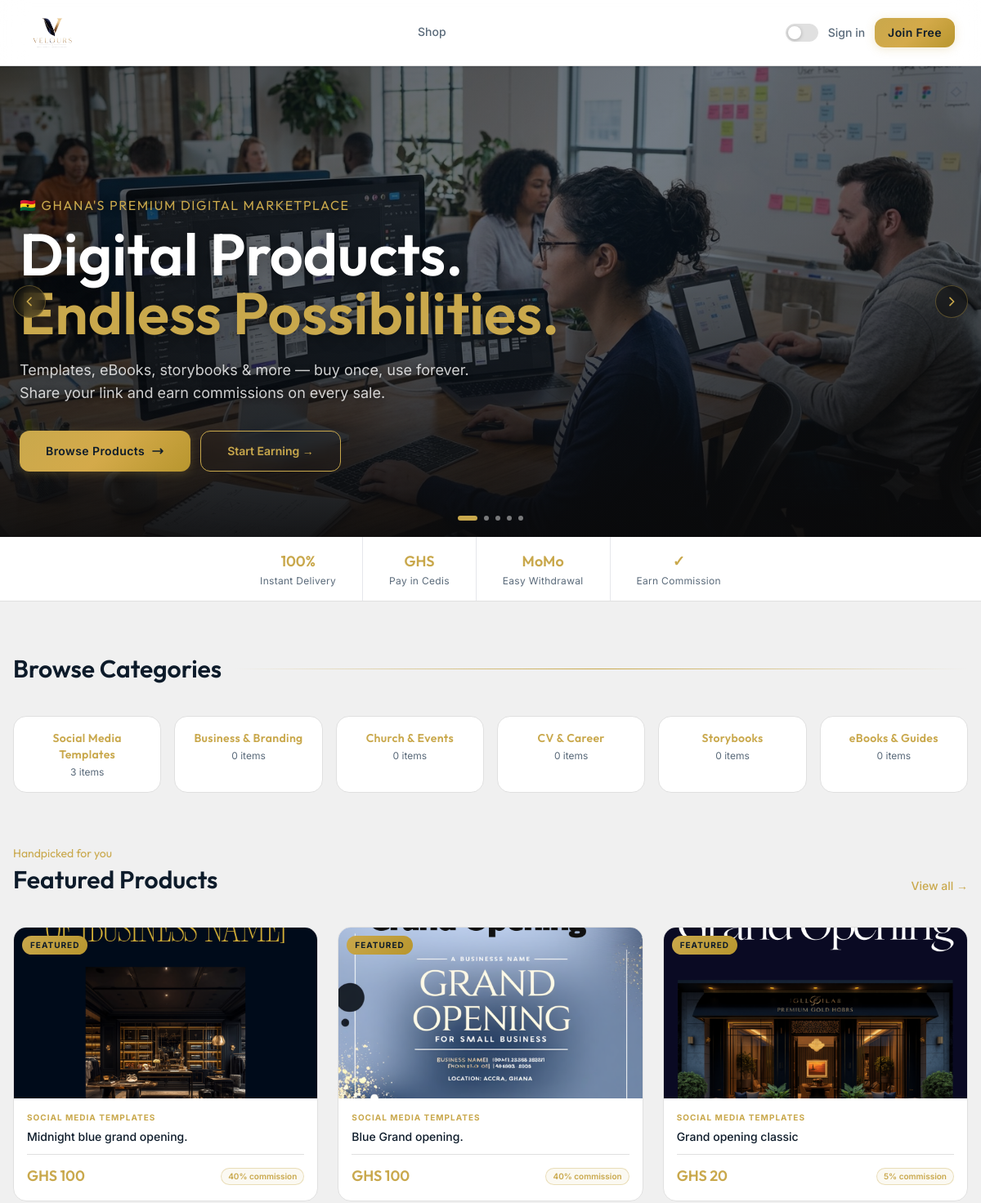
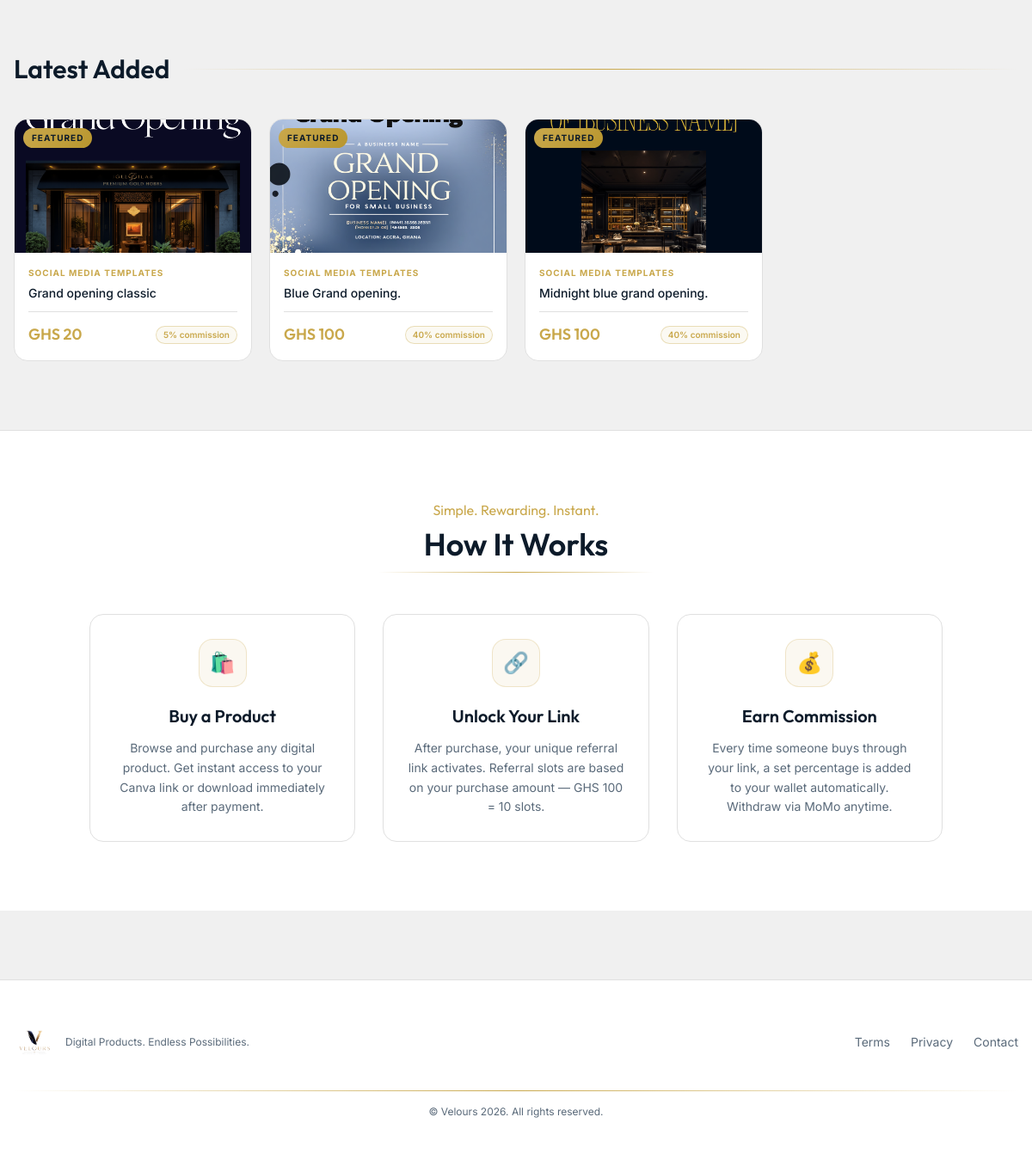
The page / on the database its author committed (2 pictures, top to bottom).
### app/models.py (models this page shows, shortened)
class Category(db.Model):
    __tablename__ = 'categories'
    id = db.Column(db.Integer, primary_key=True)
    name = db.Column(db.String(100), nullable=False)
    slug = db.Column(db.String(100), unique=True, nullable=False)
    description = db.Column(db.Text, nullable=True)
    icon = db.Column(db.String(10), default='📦')
    cover_image = db.Column(db.String(300), nullable=True)  # folder cover image
    created_at = db.Column(db.DateTime, default=datetime.utcnow)
    subcategories = db.relationship('Subcategory', backref='category', lazy=True, cascade='all, delete-orphan')
    products = db.relationship('Product', backref='category', lazy=True)
    @property
    def cover(self):
        """Returns cover image or first subcategory cover or first product image"""
        if self.cover_image:
            return self.cover_image
        for sub in self.subcategories:
            if sub.cover_image:
                return sub.cover_image
            for p in sub.products:
                if p.preview_image:
                    return p.preview_image
        for p in self.products:
            if p.preview_image:
                return p.preview_image
        return None

class Product(db.Model):
    __tablename__ = 'products'
    id = db.Column(db.Integer, primary_key=True)
    name = db.Column(db.String(200), nullable=False)
    slug = db.Column(db.String(200), unique=True, nullable=False)
    description = db.Column(db.Text, nullable=True)
    price = db.Column(db.Float, nullable=False)
    referral_commission_pct = db.Column(db.Float, default=0.0)
    preview_image = db.Column(db.String(300), nullable=True)
    delivery_content = db.Column(db.Text, nullable=True)
    category_id = db.Column(db.Integer, db.ForeignKey('categories.id'), nullable=True)
    subcategory_id = db.Column(db.Integer, db.ForeignKey('subcategories.id'), nullable=True)
    is_active = db.Column(db.Boolean, default=True)
    is_featured = db.Column(db.Boolean, default=False)
    total_sales = db.Column(db.Integer, default=0)
    created_at = db.Column(db.DateTime, default=datetime.utcnow)
    orders = db.relationship('Order', backref='product', lazy=True)

### app/blueprints/store.py (the view)
@store_bp.route('/')
def index():
    featured = Product.query.filter_by(is_active=True, is_featured=True).limit(6).all()
    categories = Category.query.all()
    latest = Product.query.filter_by(is_active=True).order_by(Product.created_at.desc()).limit(8).all()
    return render_template('store/index.html', featured=featured, categories=categories, latest=latest)

### app/templates/store/index.html (shortened to what this page needs)
{% extends 'base.html' %}
{% block content %}
<section class="relative overflow-hidden" style="height: clamp(480px, 72vh, 780px);"
  x-data="{
    current: 0,
    total: 5,
    autoplay: null,
    start() {
      this.autoplay = setInterval(() => { this.next(); }, 5000);
    },
    next() { this.current = (this.current + 1) % this.total; },
    prev() { this.current = (this.current - 1 + this.total) % this.total; },
    goto(i) { this.current = i; clearInterval(this.autoplay); this.start(); }
  }"
  x-init="start()"
>
  <div class="absolute inset-0">
    {% for i in range(1, 6) %}
    <div class="absolute inset-0 transition-opacity duration-1000 ease-in-out"
         :class="current === {{ loop.index0 }} ? 'opacity-100 z-10' : 'opacity-0 z-0'">
      <img src="{{ url_for('static', filename='img/hero' ~ i ~ '.jpeg') }}"
           alt="Hero {{ i }}"
           class="w-full h-full object-cover"
           onerror="this.parentElement.style.background='linear-gradient(135deg, #0D1B2A 0%, #1a2d42 50%, #0a0a0b 100%)'"/>
    </div>
    {% endfor %}
  </div>
  <div class="relative z-30 h-full flex flex-col justify-end pb-14 md:pb-20">
    <div class="max-w-7xl mx-auto px-6 w-full">
      <div class="max-w-2xl">
        <p class="font-display-italic text-sm md:text-base mb-3 tracking-widest uppercase"
           style="color:#C9A84C; text-shadow: 0 1px 8px rgba(0,0,0,0.5)">
          🇬🇭 Ghana's Premium Digital Marketplace
        </p>
        <h1 class="font-display text-5xl md:text-7xl font-semibold text-white leading-[1.04] mb-5"
            style="text-shadow: 0 2px 20px rgba(0,0,0,0.45)">
          Digital Products.<br/>
          <em class="font-display-italic not-italic" style="color:#C9A84C">Endless Possibilities.</em>
        </h1>
        <p class="text-white/80 text-base md:text-lg mb-8 leading-relaxed max-w-xl"
           style="text-shadow: 0 1px 6px rgba(0,0,0,0.5)">
          Templates, eBooks, storybooks &amp; more — buy once, use forever.
          Share your link and earn commissions on every sale.
        </p>
        <div class="flex flex-col sm:flex-row gap-3">
          <a href="{{ url_for('store.shop') }}"
             class="btn-gold px-8 py-3.5 rounded-xl text-sm font-semibold inline-flex items-center gap-2 w-fit">
            Browse Products
            <svg class="w-4 h-4" fill="none" stroke="currentColor" viewBox="0 0 24 24">
              <path stroke-linecap="round" stroke-linejoin="round" stroke-width="2.5" d="M17 8l4 4m0 0l-4 4m4-4H3"/>
            </svg>
          </a>
          {% if not current_user.is_authenticated %}
          <a href="{{ url_for('auth.register') }}"
             class="btn-outline-gold px-8 py-3.5 rounded-xl text-sm w-fit" style="backdrop-filter:blur(8px)">
            Start Earning →
          </a>
          {% endif %}
        </div>
      </div>
    </div>
  </div>
  <button @click="prev()"
          class="absolute left-4 top-1/2 -translate-y-1/2 z-40 w-10 h-10 rounded-full flex items-center justify-center transition-all"
          style="background:rgba(10,10,11,0.45); border:1px solid rgba(201,168,76,0.35); color:#C9A84C; backdrop-filter:blur(8px)"
          onmouseover="this.style.background='rgba(201,168,76,0.25)'"
          onmouseout="this.style.background='rgba(10,10,11,0.45)'">
    <svg class="w-4 h-4" fill="none" stroke="currentColor" viewBox="0 0 24 24">
      <path stroke-linecap="round" stroke-linejoin="round" stroke-width="2.5" d="M15 19l-7-7 7-7"/>
    </svg>
  </button>
  <button @click="next()"
          class="absolute right-4 top-1/2 -translate-y-1/2 z-40 w-10 h-10 rounded-full flex items-center justify-center transition-all"
          style="background:rgba(10,10,11,0.45); border:1px solid rgba(201,168,76,0.35); color:#C9A84C; backdrop-filter:blur(8px)"
          onmouseover="this.style.background='rgba(201,168,76,0.25)'"
          onmouseout="this.style.background='rgba(10,10,11,0.45)'">
    <svg class="w-4 h-4" fill="none" stroke="currentColor" viewBox="0 0 24 24">
      <path stroke-linecap="round" stroke-linejoin="round" stroke-width="2.5" d="M9 5l7 7-7 7"/>
    </svg>
  </button>
  <div class="absolute bottom-5 left-1/2 -translate-x-1/2 z-40 flex gap-2">
    <template x-for="i in total" :key="i">
      <button @click="goto(i-1)"
              class="rounded-full transition-all duration-300"
              :style="current === i-1
                ? 'width:24px; height:6px; background:#C9A84C;'
                : 'width:6px; height:6px; background:rgba(255,255,255,0.45);'">
      </button>
    </template>
  </div>
</section>
<div class="border-b border-themed" style="background:var(--bg-card)">
  <div class="max-w-7xl mx-auto px-4">
    <div class="flex justify-center divide-x divide-themed">
      {% for label, value in [('Instant Delivery', '100%'), ('Pay in Cedis', 'GHS'), ('Easy Withdrawal', 'MoMo'), ('Earn Commission', '✓')] %}
      <div class="px-8 py-4 text-center">
        <p class="font-display text-lg font-semibold" style="color:var(--gold)">{{ value }}</p>
        <p class="text-xs text-muted mt-0.5 tracking-wide">{{ label }}</p>
      </div>
      {% endfor %}
    </div>
  </div>
</div>
{% if categories %}
<section class="max-w-7xl mx-auto px-4 py-16">
  <div class="flex items-center gap-4 mb-10">
    <h2 class="font-display text-3xl font-semibold" style="color:var(--text-primary)">Browse Categories</h2>
    <div class="flex-1 gold-line"></div>
  </div>
  <div class="grid grid-cols-2 sm:grid-cols-3 md:grid-cols-6 gap-4">
    {% for cat in categories %}
    <a href="{{ url_for('store.category', cat_slug=cat.slug) }}"
       class="card card-hover rounded-2xl p-4 text-center group transition-all">
      <p class="font-display font-semibold text-sm tracking-wide" style="color:var(--gold)">{{ cat.name }}</p>
      <p class="text-xs text-muted mt-1">{{ cat.products|selectattr('is_active')|list|length }} items</p>
    </a>
    {% endfor %}
  </div>
</section>
{% endif %}
{% if featured %}
<section class="max-w-7xl mx-auto px-4 pb-16">
  <div class="flex justify-between items-end mb-10">
    <div>
      <p class="font-display-italic text-sm mb-1" style="color:var(--gold)">Handpicked for you</p>
      <h2 class="font-display text-3xl font-semibold" style="color:var(--text-primary)">Featured Products</h2>
    </div>
    <a href="{{ url_for('store.shop') }}"
       class="text-sm font-medium transition-colors hover:underline" style="color:var(--gold)">View all →</a>
  </div>
  <div class="grid grid-cols-1 sm:grid-cols-2 lg:grid-cols-3 gap-6">
    {% for product in featured %}{% include 'store/_product_card.html' %}{% endfor %}
  </div>
</section>
{% endif %}
{% if latest %}
<section class="max-w-7xl mx-auto px-4 pb-20">
  <div class="flex items-center gap-4 mb-10">
    <h2 class="font-display text-3xl font-semibold" style="color:var(--text-primary)">Latest Added</h2>
    <div class="flex-1 gold-line"></div>
  </div>
  <div class="grid grid-cols-1 sm:grid-cols-2 lg:grid-cols-4 gap-5">
    {% for product in latest %}{% include 'store/_product_card.html' %}{% endfor %}
  </div>
</section>
{% endif %}
<section class="border-t border-themed py-20" style="background:var(--bg-card)">
  <div class="max-w-5xl mx-auto px-4 text-center">
    <p class="font-display-italic mb-2" style="color:var(--gold)">Simple. Rewarding. Instant.</p>
    <h2 class="font-display text-4xl font-semibold mb-3" style="color:var(--text-primary)">How It Works</h2>
    <div class="gold-line max-w-xs mx-auto mb-12"></div>
    <div class="grid grid-cols-1 md:grid-cols-3 gap-8">
      {% for icon, title, desc in [
        ('🛍️', 'Buy a Product', 'Browse and purchase any digital product. Get instant access to your Canva link or download immediately after payment.'),
        ('🔗', 'Unlock Your Link', 'After purchase, your unique referral link activates. Referral slots are based on your purchase amount — GHS 100 = 10 slots.'),
        ('💰', 'Earn Commission', 'Every time someone buys through your link, a set percentage is added to your wallet automatically. Withdraw via MoMo anytime.'),
      ] %}
      <div class="card card-hover rounded-2xl p-7 text-center">
        <div class="w-14 h-14 mx-auto rounded-2xl flex items-center justify-center mb-5 text-2xl"
             style="background:rgba(201,168,76,0.08); border:1px solid rgba(201,168,76,0.25)">
          {{ icon }}
        </div>
        <h3 class="font-display text-xl font-semibold mb-3" style="color:var(--text-primary)">{{ title }}</h3>
        <p class="text-sm text-muted leading-relaxed">{{ desc }}</p>
      </div>
      {% endfor %}
    </div>
  </div>
</section>
{% endblock %}

### app/templates/store/_product_card.html
<a href="{{ url_for('store.product_detail', slug=product.slug) }}"
   class="card card-hover rounded-2xl overflow-hidden group flex flex-col">
  <div class="relative aspect-video overflow-hidden flex-shrink-0" style="background:var(--bg-primary)">
    {% if product.preview_image %}
    <img src="{{ url_for('static', filename=product.preview_image) }}"
         alt="{{ product.name }}"
         class="w-full h-full object-cover group-hover:scale-105 transition-transform duration-500"/>
    {% else %}
    <div class="w-full h-full flex items-center justify-center">
      <span class="text-5xl">{% if product.category %}{{ product.category.icon }}{% else %}📦{% endif %}</span>
    </div>
    {% endif %}
    {% if product.is_featured %}
    <span class="absolute top-2.5 left-2.5 text-[10px] font-bold px-2.5 py-1 rounded-full tracking-widest uppercase"
          style="background:linear-gradient(135deg,#C9A84C,#B8962E); color:#0D1B2A">FEATURED</span>
    {% endif %}
  </div>
  <div class="p-4 flex flex-col flex-1">
    {% if product.category %}
    <span class="text-[10px] font-bold uppercase tracking-widest mb-1.5" style="color:var(--gold)">{{ product.category.name }}</span>
    {% endif %}
    <h3 class="font-medium text-sm leading-snug line-clamp-2 flex-1" style="color:var(--text-primary)">{{ product.name }}</h3>
    <div class="flex items-center justify-between mt-3 pt-3 border-t border-themed gap-2">
      <span class="font-display text-lg font-semibold" style="color:var(--gold)">GHS {{ '%.0f'|format(product.price) }}</span>
      {% if product.referral_commission_pct > 0 %}
      <span class="text-[10px] font-semibold px-2 py-0.5 rounded-full border"
            style="color:var(--gold); border-color:rgba(201,168,76,0.35); background:rgba(201,168,76,0.07)">
        {{ '%.0f'|format(product.referral_commission_pct) }}% commission
      </span>
      {% endif %}
    </div>
  </div>
</a>

### app/templates/base.html (style rules this page uses)
:root { --bg-primary: #f0f0f0; --bg-card: #ffffff; --bg-nav: rgba(255,255,255,0.94); --border: #e0e0e0; --text-primary: #0D1B2A; --text-muted: #5a6a7a; --gold: #C9A84C; --gold-hover: #B8962E; --gold-glow: rgba(201,168,76,0.22); --nav-shadow: 0 1px 4px rgba(13,27,42,0.10); }
body { background-color: var(--bg-primary); color: var(--text-primary); font-family: 'Inter', sans-serif; transition: background-color 0.3s ease, color 0.3s ease; }
.card { background: var(--bg-card); border: 1px solid var(--border); }
.text-muted { color: var(--text-muted); }
.border-themed { border-color: var(--border); }
.btn-gold { background: linear-gradient(135deg, #C9A84C 0%, #d4aa4a 50%, #B8962E 100%); color: #0D1B2A; font-weight: 600; letter-spacing: 0.03em; transition: all 0.25s ease; box-shadow: 0 2px 12px rgba(201,168,76,0.25); }
.btn-outline-gold { border: 1.5px solid var(--gold); color: var(--gold); font-weight: 600; transition: all 0.25s ease; }
.card-hover { transition: transform 0.22s ease, box-shadow 0.22s ease, border-color 0.22s ease; }
.gold-line { height: 1px; background: linear-gradient(90deg, transparent, var(--gold), transparent); }
.font-display-italic { font-family:'Outfit', sans-serif; font-style:normal; }

### rows shown on the page
Category: name "Social Media Templates", products|selectattr "3"
Category: name "Business & Branding", products|selectattr "0"
Category: name "Church & Events", products|selectattr "0"
Category: name "CV & Career", products|selectattr "0"
Category: name "Storybooks", products|selectattr "0"
Category: name "eBooks & Guides", products|selectattr "0"
Product: preview_image (picture), is_featured "FEATURED", category.name "SOCIAL MEDIA TEMPLATES", name "Midnight blue grand opening.", price "100", referral_commission_pct "40"
Product: preview_image (picture), is_featured "FEATURED", category.name "SOCIAL MEDIA TEMPLATES", name "Blue Grand opening.", price "100", referral_commission_pct "40"
Product: preview_image (picture), is_featured "FEATURED", category.name "SOCIAL MEDIA TEMPLATES", name "Grand opening classic", price "20", referral_commission_pct "5"

### other values the page prints
{{ value }} "100%" "GHS" "MoMo" "✓"
{{ label }} "Instant Delivery" "Pay in Cedis" "Easy Withdrawal" "Earn Commission"
{{ icon }} "🛍️" "🔗" "💰"
{{ title }} "Buy a Product" "Unlock Your Link" "Earn Commission"
{{ desc }} "Browse and purchase any digital product. Get instant access to your Canva link or download immediately after payment." "After purchase, your unique referral link activates. Referral slots are based on your purchase amount — GHS 100 = 10 slots." "Every time someone buys through your link, a set percentage is added to your wallet automatically. Withdraw via MoMo anytime."
{{ APP_TAGLINE }} "Digital Products. Endless Possibilities."
{{ APP_NAME }} "Velours"
{{ 2026 }} "2026"
